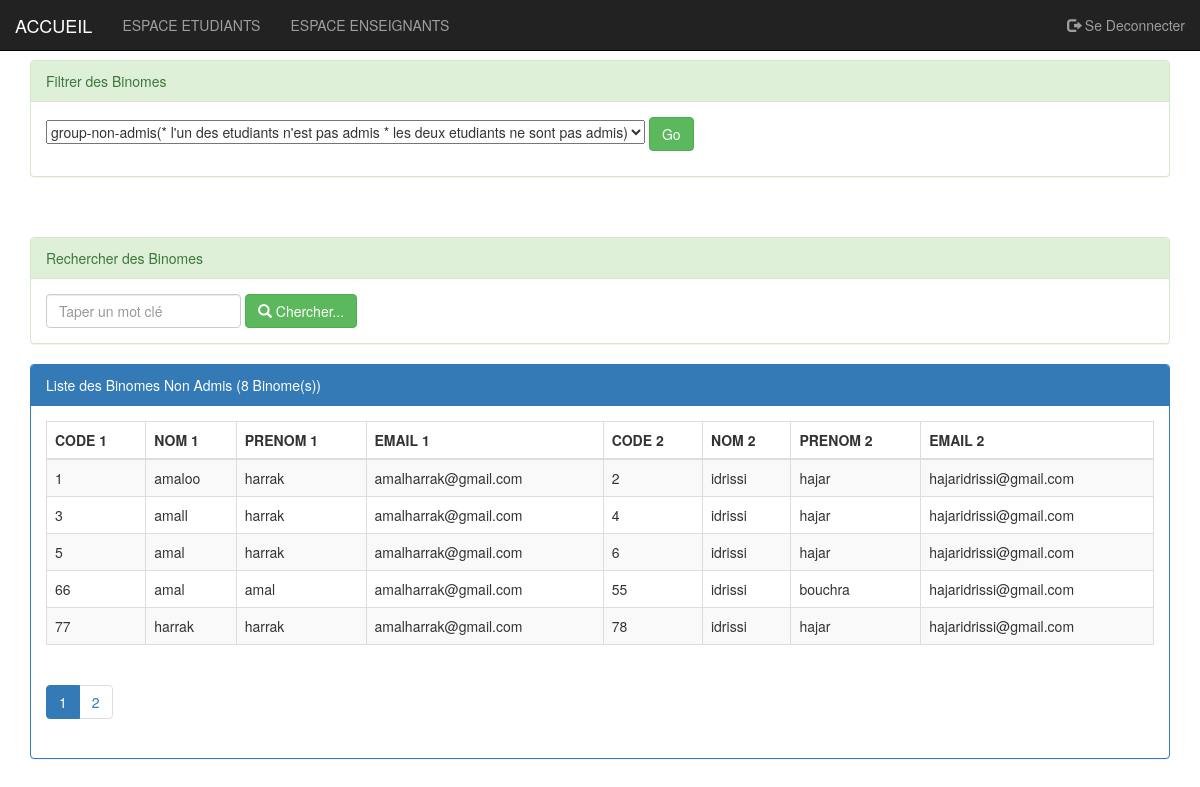
/page/problem_binom.php (signed in), run on the app's committed database.
### tables this page shows
CREATE TABLE IF NOT EXISTS `binome` (
  `ID1` int(5) NOT NULL,
  `NOM1` varchar(20) NOT NULL,
  `PRENOM1` varchar(20) NOT NULL,
  `EMAIL1` varchar(30) NOT NULL,
  `ID2` int(5) NOT NULL,
  `NOM2` varchar(20) NOT NULL,
  `PRENOM2` varchar(20) NOT NULL,
  `EMAIL2` varchar(30) NOT NULL,
  PRIMARY KEY (`ID1`,`ID2`),
  UNIQUE KEY `ID1` (`ID1`),
  UNIQUE KEY `ID2` (`ID2`)
);

### page/problem_binom.php (the view, shortened to what this page needs)
<?php
	require_once('conexionbd.php');
	$mc=isset($_GET['motCle'])? $_GET['motCle']:"";
	$size=isset($_GET['size'])?$_GET['size']:6;
	$page=isset($_GET['page'])? $page=$_GET['page']:1;
	$offset=($page-1)*$size;
	if($mc==0){
		$resultat = "SELECT ID1,NOM1,PRENOM1,EMAIL1,ID2,NOM2,PRENOM2,EMAIL2
								FROM binome
                                WHERE
                             NOM1 like '%$mc%'OR
                                ID1='$mc' OR PRENOM1 like '%$mc%' OR NOM2 like '%$mc%'OR
                                ID2='$mc' OR PRENOM2 like '%$mc%'
								ORDER BY ID1
								LIMIT $size
                            OFFSET $offset";
       	$resultat2 = "select count(*)  nbrEtudiant
								from binome
								where NOM1 like '%$mc%' OR ID1='%$mc%' OR PRENOM1 like '%$mc%' OR NOM2 like '%$mc%' OR ID2='%$mc%' OR PRENOM2 like '%$mc%'";
    }
      else{
		$resultat = "SELECT ID1,NOM1,PRENOM1,EMAIL1,ID2,NOM2,PRENOM2,EMAIL2
								FROM binome
                                WHERE
                                NOM1 like '%$mc%'OR
                                ID1='$mc' OR PRENOM1 like '%$mc%' OR NOM2 like '%$mc%'OR
                                ID2='$mc' OR PRENOM2 like '%$mc%'
								ORDER BY ID1
								LIMIT $size
                            OFFSET $offset";
       	$resultat2 = "select count(*)  nbrEtudiant
								from binome
								where NOM1 like '%$mc%' OR ID1='%$mc%' OR PRENOM1 like '%$mc%' OR NOM2 like '%$mc%' OR ID2='%$mc%' OR PRENOM2 like '%$mc%'";
    }
 $resultats=$pdo->query($resultat);
 $resultatcount=$pdo->query($resultat2);
	$nbrCount=$resultatcount->fetch();
   $nbrEtu=$nbrCount['nbrEtudiant'];
	$reste=$nbrEtu % $size;
	 if($reste==0)
	$nbrPage=$nbrEtu/$size;
	else
	$nbrPage=floor($nbrEtu/$size)+1;
    $res="SELECT * FROM semestre ";
        $cou= $pdo->query($res);
function  test($cou){
    $tab=array() ;
    $i=0;
    while($st=$cou->fetch()){
           $moy1=(($st['MOYENNE_S1']+$st['MOYENNE_S2'])/2);
         $moy2=(($st['MOYENNE_S3']+$st['MOYENNE_S4'])/2);
         $sum=$st['S3']+$st['S4'];
        if(
            ($moy1<10 || $st['note_eliminatoire1']!=0 || $st['note_eliminatoire2']!=0) ||
           (($moy2<10 && $sum<10) || $st['note_eliminatoire3']!=0 ||  $st['note_eliminatoire4']!=0) ||
           (($st['S5']<3 && $st['MOYENNE_S5'] <9) || $st['note_eliminatoire5']!=0 ) ||
           (($st['S5']<3 &&  $st['MOYENNE_S5'] <10 && $st['MOYENNE_S5'] >=9 )|| $st['note_eliminatoire5']!=0)
          ) {
                   $tab[$i]=$st['ID'];
                            $i++;
                    }
    }
        return $tab;
    }
$ta=test($cou);
?>
<!DOCTYPE HTML>
<html>
	<head>
		<link rel="stylesheet" type="text/css" href="../css/bootstrap.css">
		<link rel="stylesheet" type="text/css" href="../css/monstyle.css">
	</head>
	<body>
			<?php include('Menu.php');?>
			<div class="container">
					<div class="panel panel-success margetop">
							<div class="panel-heading">Filtrer des Binomes</div>
					      <div class="panel-body">
						  <form method="post" action="filtrage_test.php" class="form-inline">
						  <div class="form-group">
    <p>
     <select name="menu">
         	 <option value="problem_binom.php"><a href="problem_binom.php">group-non-admis(* l'un des etudiants n'est pas admis * les deux etudiants ne sont pas admis)</a> </option>
     </select>
        <button type="submit" class="btn btn-success"value="Go" name="Go" title="valider pour aller à la page sélectionnée">Go</button>
   </p>
                            </div>
						</form>
					  </div>
				</div>
					<div class="panel panel-success margetop">
					<div class="panel-heading">Rechercher des Binomes</div>
					<div class="panel-body">
						<form method="get" action="ESPACE_ETUDIANT.php" class="form-inline">
						<div class="form-group">
								<input type="text" name="motCle"
										placeholder="Taper un mot clé"
										 class="form-control"
										value="<?php echo $mc; ?>"/>
                            </div>
								<button type="submit" class="btn btn-success">
									<span class="glyphicon glyphicon-search"></span>
									Chercher...
								</button>
						</form>
					</div>
				</div>
				<div class="panel panel-primary">
					<div class="panel-heading">
				Liste des Binomes Non Admis (<?php echo $nbrEtu ?> Binome(s))
					</div>
					<div class="panel-body">
						<table class="table table-striped table-bordered">
							<thead>
								<tr>
									<th>CODE 1</th>
									<th>NOM 1</th>
									<th>PRENOM 1 </th>
									<th>EMAIL 1</th>
                                    <th>CODE 2</th>
									<th>NOM 2</th>
									<th>PRENOM 2 </th>
									<th>EMAIL 2</th>
								</tr>
							</thead>
							<tbody>
      	<?php
    $admis=array();
    $i=0;
    while($STAGIAIRE=$resultats->fetch()){
                foreach($ta as $elem1){
                        if($elem1==$STAGIAIRE['ID1'] || $elem1==$STAGIAIRE['ID2'] ){
                                $admis[$i]['ID1']=$STAGIAIRE['ID1'];
                                $admis[$i]['NOM1']=$STAGIAIRE['NOM1'];
                                $admis[$i]['PRENOM1']=$STAGIAIRE['PRENOM1'];
                                $admis[$i]['EMAIL1']=$STAGIAIRE['EMAIL1'];
                                $admis[$i]['ID2']=$STAGIAIRE['ID2'];
                                $admis[$i]['NOM2']=$STAGIAIRE['NOM2'];
                                $admis[$i]['PRENOM2']=$STAGIAIRE['PRENOM2'];
                                $admis[$i]['EMAIL2']=$STAGIAIRE['EMAIL2'];
                                $i++;
                            }
    }
              }
function array_multi_unique($multiArray){
  $uniqueArray = array();
  foreach($multiArray as $subArray){
    if(!in_array($subArray, $uniqueArray)){
      $uniqueArray[] = $subArray;
    }
  }
  return $uniqueArray;
}
$unique = array_multi_unique($admis);
            foreach($unique as $STAGIAIR){ ?>
            <tr>
				<td><?php echo $STAGIAIR['ID1'] ?></td>
				<td><?php echo $STAGIAIR['NOM1'] ?></td>
				<td><?php echo $STAGIAIR['PRENOM1'] ?></td>
				<td><?php echo $STAGIAIR['EMAIL1'] ?></td>
                <td><?php echo $STAGIAIR['ID2'] ?></td>
				<td><?php echo $STAGIAIR['NOM2'] ?></td>
				<td><?php echo $STAGIAIR['PRENOM2'] ?></td>
				<td><?php echo $STAGIAIR['EMAIL2'] ?></td>
									</tr>
                       <?php } ?>
							</tbody>
						</table>
		<div>
								<ul class="pagination">
									<?php for($i=1;$i<=$nbrPage;$i++){ ?>
										<li class="<?php if($i==$page) echo 'active' ?>">
<a href="problem_binom.php?page=<?php echo $i ;?>&motCle=<?php echo $mc ; ?>">
   <?php echo $i ;?>
											</a>
										</li>
									<?php } ?>
								</ul>
						</div>
					</div>
				</div>
			</div>
	</body>
</html>

### css/monstyle.css (style rules this page uses)
.margetop { margin-top:60px; }

### data on the page
binome: ID1 "1", NOM1 "amaloo", PRENOM1 "harrak", EMAIL1 "amalharrak@gmail.com", ID2 "2", NOM2 "idrissi", PRENOM2 "hajar", EMAIL2 "hajaridrissi@gmail.com"
binome: ID1 "3", NOM1 "amall", PRENOM1 "harrak", EMAIL1 "amalharrak@gmail.com", ID2 "4", NOM2 "idrissi", PRENOM2 "hajar", EMAIL2 "hajaridrissi@gmail.com"
binome: ID1 "5", NOM1 "amal", PRENOM1 "harrak", EMAIL1 "amalharrak@gmail.com", ID2 "6", NOM2 "idrissi", PRENOM2 "hajar", EMAIL2 "hajaridrissi@gmail.com"
binome: ID1 "66", NOM1 "amal", PRENOM1 "amal", EMAIL1 "amalharrak@gmail.com", ID2 "55", NOM2 "idrissi", PRENOM2 "bouchra", EMAIL2 "hajaridrissi@gmail.com"
binome: ID1 "77", NOM1 "harrak", PRENOM1 "harrak", EMAIL1 "amalharrak@gmail.com", ID2 "78", NOM2 "idrissi", PRENOM2 "hajar", EMAIL2 "hajaridrissi@gmail.com"

### other printed values
$nbrEtu "8"
